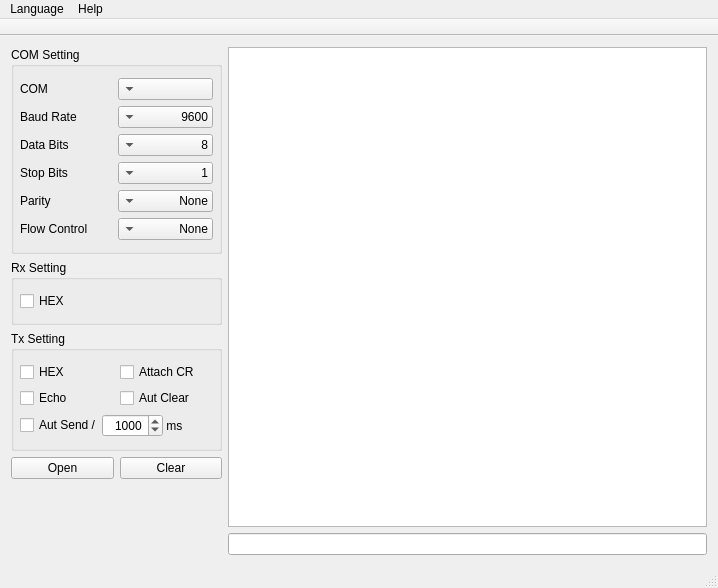
<?xml version="1.0" encoding="UTF-8"?>
<ui version="4.0">
 <class>LoSerial</class>
 <widget class="QMainWindow" name="LoSerial">
  <property name="geometry">
   <rect>
    <x>0</x>
    <y>0</y>
    <width>718</width>
    <height>588</height>
   </rect>
  </property>
  <property name="windowTitle">
   <string>LoSerial</string>
  </property>
  <widget class="QWidget" name="centralWidget">
   <layout class="QHBoxLayout" name="horizontalLayout_9" stretch="0,1">
    <item>
     <layout class="QVBoxLayout" name="verticalLayout_6" stretch="0,0,0,0,1">
      <item>
       <widget class="QGroupBox" name="COMSetting">
        <property name="styleSheet">
         <string notr="true">QComboBox { width: 65px; }</string>
        </property>
        <property name="title">
         <string>COM Setting</string>
        </property>
        <layout class="QVBoxLayout" name="verticalLayout_2">
         <property name="leftMargin">
          <number>6</number>
         </property>
         <property name="rightMargin">
          <number>6</number>
         </property>
         <item>
          <layout class="QHBoxLayout" name="horizontalLayout" stretch="1,0">
           <item>
            <widget class="QLabel" name="label">
             <property name="text">
              <string>COM</string>
             </property>
            </widget>
           </item>
           <item>
            <widget class="QComboBox" name="COMs">
             <property name="layoutDirection">
              <enum>Qt::RightToLeft</enum>
             </property>
             <property name="currentText">
              <string notr="true"/>
             </property>
            </widget>
           </item>
          </layout>
         </item>
         <item>
          <layout class="QHBoxLayout" name="horizontalLayout_2" stretch="1,0">
           <item>
            <widget class="QLabel" name="label_2">
             <property name="text">
              <string>Baud Rate</string>
             </property>
            </widget>
           </item>
           <item>
            <widget class="QComboBox" name="BaudRate">
             <property name="layoutDirection">
              <enum>Qt::RightToLeft</enum>
             </property>
             <property name="currentText">
              <string notr="true">9600</string>
             </property>
             <item>
              <property name="text">
               <string notr="true">9600</string>
              </property>
             </item>
             <item>
              <property name="text">
               <string notr="true">19200</string>
              </property>
             </item>
             <item>
              <property name="text">
               <string notr="true">38400</string>
              </property>
             </item>
             <item>
              <property name="text">
               <string notr="true">43000</string>
              </property>
             </item>
             <item>
              <property name="text">
               <string notr="true">56000</string>
              </property>
             </item>
             <item>
              <property name="text">
               <string notr="true">57600</string>
              </property>
             </item>
             <item>
              <property name="text">
               <string notr="true">115200</string>
              </property>
             </item>
             <item>
              <property name="text">
               <string>250000</string>
              </property>
             </item>
             <item>
              <property name="text">
               <string>1000000</string>
              </property>
             </item>
             <item>
              <property name="text">
               <string>2000000</string>
              </property>
             </item>
             <item>
              <property name="text">
               <string>5000000</string>
              </property>
             </item>
            </widget>
           </item>
          </layout>
         </item>
         <item>
          <layout class="QHBoxLayout" name="horizontalLayout_3" stretch="1,0">
           <item>
            <widget class="QLabel" name="label_3">
             <property name="text">
              <string>Data Bits</string>
             </property>
            </widget>
           </item>
           <item>
            <widget class="QComboBox" name="DataBits">
             <property name="layoutDirection">
              <enum>Qt::RightToLeft</enum>
             </property>
             <property name="currentText">
              <string notr="true">8</string>
             </property>
             <item>
              <property name="text">
               <string notr="true">8</string>
              </property>
             </item>
             <item>
              <property name="text">
               <string notr="true">7</string>
              </property>
             </item>
             <item>
              <property name="text">
               <string notr="true">6</string>
              </property>
             </item>
             <item>
              <property name="text">
               <string notr="true">5</string>
              </property>
             </item>
            </widget>
           </item>
          </layout>
         </item>
         <item>
          <layout class="QHBoxLayout" name="horizontalLayout_5" stretch="1,0">
           <item>
            <widget class="QLabel" name="label_5">
             <property name="text">
              <string>Stop Bits</string>
             </property>
            </widget>
           </item>
           <item>
            <widget class="QComboBox" name="StopBits">
             <property name="layoutDirection">
              <enum>Qt::RightToLeft</enum>
             </property>
             <property name="styleSheet">
              <string notr="true"/>
             </property>
             <property name="currentText">
              <string notr="true">1</string>
             </property>
             <item>
              <property name="text">
               <string notr="true">1</string>
              </property>
             </item>
             <item>
              <property name="text">
               <string notr="true">1.5</string>
              </property>
             </item>
             <item>
              <property name="text">
               <string notr="true">2</string>
              </property>
             </item>
            </widget>
           </item>
          </layout>
         </item>
         <item>
          <layout class="QHBoxLayout" name="horizontalLayout_4" stretch="1,0">
           <item>
            <widget class="QLabel" name="label_4">
             <property name="text">
              <string>Parity</string>
             </property>
            </widget>
           </item>
           <item>
            <widget class="QComboBox" name="ParityMode">
             <property name="layoutDirection">
              <enum>Qt::RightToLeft</enum>
             </property>
             <item>
              <property name="text">
               <string>None</string>
              </property>
             </item>
             <item>
              <property name="text">
               <string>Even</string>
              </property>
             </item>
             <item>
              <property name="text">
               <string>Odd</string>
              </property>
             </item>
             <item>
              <property name="text">
               <string>Space</string>
              </property>
             </item>
             <item>
              <property name="text">
               <string>Mark</string>
              </property>
             </item>
            </widget>
           </item>
          </layout>
         </item>
         <item>
          <layout class="QHBoxLayout" name="horizontalLayout_7" stretch="1,0">
           <item>
            <widget class="QLabel" name="label_6">
             <property name="text">
              <string>Flow Control</string>
             </property>
            </widget>
           </item>
           <item>
            <widget class="QComboBox" name="FlowControl">
             <property name="layoutDirection">
              <enum>Qt::RightToLeft</enum>
             </property>
             <item>
              <property name="text">
               <string>None</string>
              </property>
             </item>
             <item>
              <property name="text">
               <string>Hardware</string>
              </property>
             </item>
             <item>
              <property name="text">
               <string>Software</string>
              </property>
             </item>
            </widget>
           </item>
          </layout>
         </item>
        </layout>
       </widget>
      </item>
      <item>
       <widget class="QGroupBox" name="RxSetting">
        <property name="title">
         <string>Rx Setting</string>
        </property>
        <layout class="QVBoxLayout" name="verticalLayout_5" stretch="0">
         <property name="leftMargin">
          <number>6</number>
         </property>
         <property name="rightMargin">
          <number>6</number>
         </property>
         <item>
          <widget class="QCheckBox" name="HexRx">
           <property name="text">
            <string>HEX</string>
           </property>
          </widget>
         </item>
        </layout>
       </widget>
      </item>
      <item>
       <widget class="QGroupBox" name="TxSetting">
        <property name="title">
         <string>Tx Setting</string>
        </property>
        <layout class="QVBoxLayout" name="verticalLayout_8">
         <property name="leftMargin">
          <number>6</number>
         </property>
         <property name="rightMargin">
          <number>6</number>
         </property>
         <item>
          <layout class="QHBoxLayout" name="horizontalLayout_8">
           <item>
            <layout class="QVBoxLayout" name="verticalLayout_7">
             <item>
              <widget class="QCheckBox" name="HexTx">
               <property name="text">
                <string>HEX</string>
               </property>
              </widget>
             </item>
             <item>
              <widget class="QCheckBox" name="Echo">
               <property name="text">
                <string>Echo</string>
               </property>
              </widget>
             </item>
            </layout>
           </item>
           <item>
            <layout class="QVBoxLayout" name="verticalLayout_3">
             <item>
              <widget class="QCheckBox" name="AttachCR">
               <property name="text">
                <string>Attach CR</string>
               </property>
              </widget>
             </item>
             <item>
              <widget class="QCheckBox" name="AutoClear">
               <property name="text">
                <string>Aut Clear</string>
               </property>
              </widget>
             </item>
            </layout>
           </item>
          </layout>
         </item>
         <item>
          <layout class="QHBoxLayout" name="horizontalLayout_11" stretch="0,0,1">
           <property name="spacing">
            <number>0</number>
           </property>
           <item>
            <widget class="QCheckBox" name="AutoTx">
             <property name="text">
              <string>Aut Send /</string>
             </property>
            </widget>
           </item>
           <item>
            <widget class="QSpinBox" name="AutoTxInterval">
             <property name="alignment">
              <set>Qt::AlignRight|Qt::AlignTrailing|Qt::AlignVCenter</set>
             </property>
             <property name="minimum">
              <number>1</number>
             </property>
             <property name="maximum">
              <number>65535</number>
             </property>
             <property name="value">
              <number>1000</number>
             </property>
            </widget>
           </item>
           <item>
            <widget class="QLabel" name="label_8">
             <property name="text">
              <string> ms</string>
             </property>
            </widget>
           </item>
          </layout>
         </item>
        </layout>
       </widget>
      </item>
      <item>
       <layout class="QHBoxLayout" name="horizontalLayout_6">
        <item>
         <widget class="QPushButton" name="Open">
          <property name="text">
           <string>Open</string>
          </property>
         </widget>
        </item>
        <item>
         <widget class="QPushButton" name="Clear">
          <property name="text">
           <string>Clear</string>
          </property>
         </widget>
        </item>
       </layout>
      </item>
      <item>
       <spacer name="verticalSpacer">
        <property name="orientation">
         <enum>Qt::Vertical</enum>
        </property>
        <property name="sizeHint" stdset="0">
         <size>
          <width>211</width>
          <height>18</height>
         </size>
        </property>
       </spacer>
      </item>
     </layout>
    </item>
    <item>
     <layout class="QVBoxLayout" name="verticalLayout" stretch="1,0">
      <item>
       <widget class="QTextEdit" name="RxData">
        <property name="acceptDrops">
         <bool>false</bool>
        </property>
        <property name="readOnly">
         <bool>true</bool>
        </property>
       </widget>
      </item>
      <item>
       <widget class="QLineEdit" name="TxData"/>
      </item>
     </layout>
    </item>
   </layout>
  </widget>
  <widget class="QMenuBar" name="menuBar">
   <property name="geometry">
    <rect>
     <x>0</x>
     <y>0</y>
     <width>718</width>
     <height>23</height>
    </rect>
   </property>
   <widget class="QMenu" name="menuLanguage">
    <property name="title">
     <string>Language</string>
    </property>
    <addaction name="actionChinese"/>
    <addaction name="actionEnglish"/>
   </widget>
   <widget class="QMenu" name="menuAbout">
    <property name="title">
     <string>Help</string>
    </property>
    <addaction name="actionAbut"/>
   </widget>
   <addaction name="menuLanguage"/>
   <addaction name="menuAbout"/>
  </widget>
  <widget class="QToolBar" name="mainToolBar">
   <property name="movable">
    <bool>false</bool>
   </property>
   <property name="floatable">
    <bool>false</bool>
   </property>
   <attribute name="toolBarArea">
    <enum>TopToolBarArea</enum>
   </attribute>
   <attribute name="toolBarBreak">
    <bool>false</bool>
   </attribute>
  </widget>
  <widget class="QStatusBar" name="statusBar"/>
  <action name="actionChinese">
   <property name="checkable">
    <bool>true</bool>
   </property>
   <property name="checked">
    <bool>true</bool>
   </property>
   <property name="text">
    <string>Chinese</string>
   </property>
  </action>
  <action name="actionEnglish">
   <property name="checkable">
    <bool>true</bool>
   </property>
   <property name="text">
    <string>English</string>
   </property>
  </action>
  <action name="actionAbut">
   <property name="text">
    <string>About</string>
   </property>
  </action>
 </widget>
 <layoutdefault spacing="6" margin="11"/>
 <resources/>
 <connections>
  <connection>
   <sender>Clear</sender>
   <signal>clicked()</signal>
   <receiver>RxData</receiver>
   <slot>clear()</slot>
   <hints>
    <hint type="sourcelabel">
     <x>169</x>
     <y>419</y>
    </hint>
    <hint type="destinationlabel">
     <x>468</x>
     <y>287</y>
    </hint>
   </hints>
  </connection>
  <connection>
   <sender>AutoTx</sender>
   <signal>toggled(bool)</signal>
   <receiver>AutoTxInterval</receiver>
   <slot>setDisabled(bool)</slot>
   <hints>
    <hint type="sourcelabel">
     <x>59</x>
     <y>379</y>
    </hint>
    <hint type="destinationlabel">
     <x>129</x>
     <y>379</y>
    </hint>
   </hints>
  </connection>
 </connections>
</ui>
